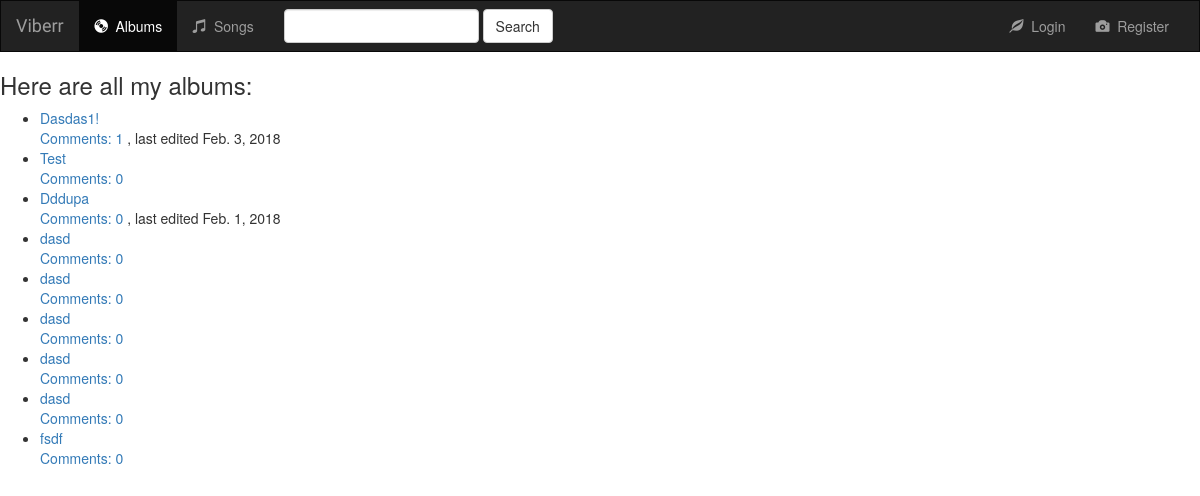
/music/, run on an earlier commit of the app's database.
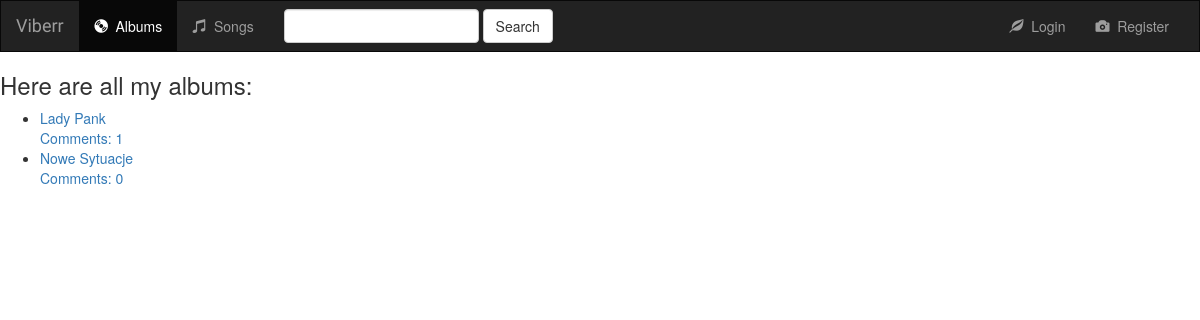
And on a later commit of the database.
### music/models.py (models this page shows, shortened)
class Album(models.Model):
    author = models.ForeignKey(User, null=True, blank=True)
    artist = models.CharField(max_length=250)
    album_title = models.CharField(max_length=250)
    genre = models.CharField(max_length=250)
    publication_date = models.DateField(null=True, blank=True)
    album_logo = models.ImageField(upload_to="music/static/music/images/", default=settings.DEFAULT_URL, blank=True, null=True)
    edit_date = models.DateField(null=True)
    creation_date = models.DateField(default=datetime.datetime.now, null=True, blank=True)

### music/views.py (the view)
def index(request):
    all_albums = Album.objects.all().order_by("-creation_date")
    context = {
        'all_albums': all_albums,
    }
    return render(request, 'music/index.html', context)

### music/templates/music/index.html (shortened to what this page needs)
{% extends 'music/base.html' %}
{% block body %}
{% if all_albums %}
    <h3>Here are all my albums: </h3>
    <ul>
        {% for album in all_albums %}
        <li><a href="{% url 'music:detail' album.id %}">{{ album.album_title }}</a></li>
        <a href="{% url 'music:detail' album.id %}">Comments: {{ album.comment_set.count }}</a>
        {% if album.edit_date %}
            , last edited {{ album.edit_date }}
        {% endif %}
        {% endfor %}
    </ul>
    {% else %}
        <h3>You don't have any albums</h3>
    {% endif %}
{% endblock %}

What changed in the data, as far as the page shows it:
removed Album: album_title "Dasdas1!", comment_set.count "1", edit_date "Feb. 3, 2018"
removed Album: album_title "Test", comment_set.count "0"
removed Album: album_title "Dddupa", comment_set.count "0", edit_date "Feb. 1, 2018"
removed Album: album_title "dasd", comment_set.count "0"
removed Album: album_title "dasd", comment_set.count "0"
removed Album: album_title "dasd", comment_set.count "0"
removed Album: album_title "dasd", comment_set.count "0"
removed Album: album_title "dasd", comment_set.count "0"
removed Album: album_title "fsdf", comment_set.count "0"
added Album: album_title "Lady Pank", comment_set.count "1"
added Album: album_title "Nowe Sytuacje", comment_set.count "0"
